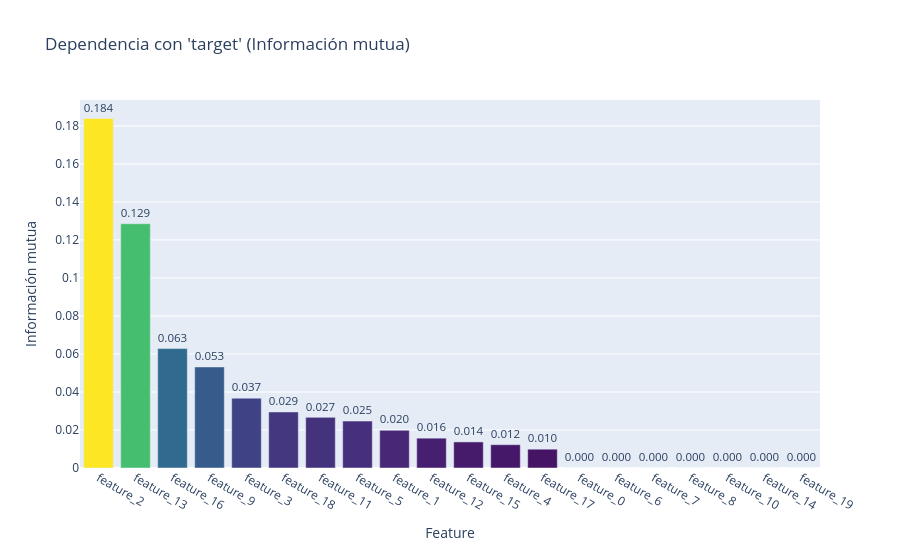

The notebook cell saved with this chart:
### Markdown cell above
## 4. Cálculo de la Información Mutua (dependencia lineal y no lineal con target) y pre-selección de features.

### Code cell
mi_df = get_mutual_information(df_train)

### Figure 1 — Plotly figure (JSON) as saved in the notebook; plotly's stock layout.template omitted (floating-point values rounded to 4 significant figures)
{"data": [{"hovertemplate": "Feature=%{x}<br>Información mutua=%{marker.color}<extra></extra>", "legendgroup": "", "marker": {"color": [0.1839, 0.1285, 0.06283, 0.05317, 0.03674, 0.02949, 0.02664, 0.02468, 0.01982, 0.0157, 0.01372, 0.01226, 0.009899, 0.0, 0.0, 0.0, 0.0, 0.0, 0.0, 0.0], "coloraxis": "coloraxis", "pattern": {"shape": ""}}, "name": "", "orientation": "v", "showlegend": false, "textposition": "outside", "texttemplate": "%{y:.3f}", "type": "bar", "x": ["feature_2", "feature_13", "feature_16", "feature_9", "feature_3", "feature_18", "feature_11", "feature_5", "feature_1", "feature_12", "feature_15", "feature_4", "feature_17", "feature_0", "feature_6", "feature_7", "feature_8", "feature_10", "feature_14", "feature_19"], "xaxis": "x", "y": [0.1839, 0.1285, 0.06283, 0.05317, 0.03674, 0.02949, 0.02664, 0.02468, 0.01982, 0.0157, 0.01372, 0.01226, 0.009899, 0.0, 0.0, 0.0, 0.0, 0.0, 0.0, 0.0], "yaxis": "y"}], "layout": {"barmode": "relative", "coloraxis": {"colorbar": {"title": {"text": "Información mutua"}}, "colorscale": [[0, "#440154"], [0.1111, "#482878"], [0.2222, "#3e4989"], [0.3333, "#31688e"], [0.4444, "#26828e"], [0.5556, "#1f9e89"], [0.6667, "#35b779"], [0.7778, "#6ece58"], [0.8889, "#b5de2b"], [1, "#fde725"]], "showscale": false}, "height": 550, "legend": {"tracegroupgap": 0}, "title": {"text": "Dependencia con 'target' (Información mutua)"}, "xaxis": {"anchor": "y", "domain": [0, 1], "title": {"text": "Feature"}}, "yaxis": {"anchor": "x", "domain": [0, 1], "title": {"text": "Información mutua"}}}}
